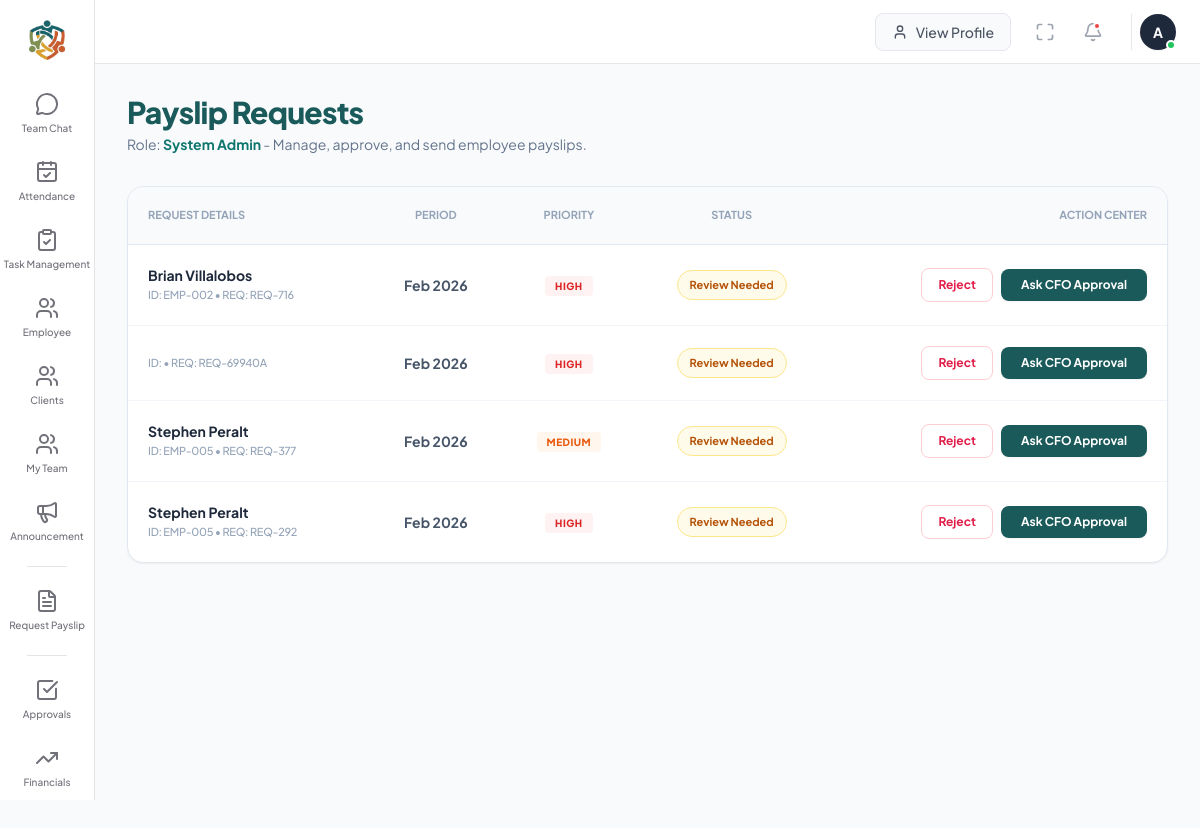
/Accounts/payslip_management.php (signed in), run on the app's committed database.
### tables this page shows
CREATE TABLE `payslip_requests` (
  `id` int(11) NOT NULL,
  `user_id` int(11) NOT NULL,
  `department` varchar(100) DEFAULT NULL,
  `request_id` varchar(20) NOT NULL,
  `requested_date` timestamp NULL DEFAULT current_timestamp(),
  `from_date` date NOT NULL,
  `to_date` date NOT NULL,
  `priority` enum('Low','Medium','High') DEFAULT 'Medium',
  `status` enum('Pending','Approved','Rejected') DEFAULT 'Pending',
  `accounts_reply` text DEFAULT '-',
  `note` text DEFAULT NULL
);

CREATE TABLE `users` (
  `id` int(11) NOT NULL,
  `name` varchar(100) DEFAULT NULL,
  `employee_id` varchar(20) DEFAULT NULL,
  `department` varchar(100) DEFAULT NULL,
  `username` varchar(100) NOT NULL,
  `email` varchar(255) DEFAULT NULL,
  `password` varchar(255) NOT NULL,
  `role` enum('System Admin','HR','Manager','Team Lead','Employee','Sales','Digital Marketing','IT Admin','IT Executive','HR Executive','CFO','Accounts') NOT NULL,
  `last_password_change` timestamp NULL DEFAULT NULL
);

### Accounts/payslip_management.php (the view, shortened to what this page needs)
<?php
$sql_requests = "SELECT p.*, u.name as emp_name, u.employee_id as emp_code FROM payslip_requests p
                 JOIN users u ON p.user_id = u.id
                 ORDER BY p.requested_date DESC";
$res_requests = mysqli_query($conn, $sql_requests);
?>
<!DOCTYPE html>
<html lang="en">
<head>
    <script src="https://cdn.tailwindcss.com"></script>
</head>
<body>
    <?php include '../sidebars.php'; ?>
    <?php include '../header.php'; ?>
    <main id="mainContent" class="p-8 min-h-screen">
        <div class="mb-8">
            <h1 class="text-3xl font-extrabold text-[#1b5a5a] tracking-tight">Payslip Requests</h1>
            <p class="text-sm text-slate-500 mt-1">Role: <strong class="text-teal-700"><?php echo $user_role; ?></strong> - Manage, approve, and send employee payslips.</p>
        </div>
        <div class="bg-white rounded-2xl border border-slate-200 shadow-sm overflow-hidden">
            <table class="w-full text-left">
                <thead class="bg-slate-50 text-[11px] uppercase text-slate-400 font-bold border-b border-slate-200">
                    <tr>
                        <th class="p-5">Request Details</th>
                        <th class="p-5 text-center">Period</th>
                        <th class="p-5 text-center">Priority</th>
                        <th class="p-5 text-center">Status</th>
                        <th class="p-5 text-right">Action Center</th>
                    </tr>
                </thead>
                <tbody class="text-sm divide-y divide-slate-100">
                    <?php if($res_requests && mysqli_num_rows($res_requests) > 0): while($row = mysqli_fetch_assoc($res_requests)): ?>
                    <tr class="table-row transition-colors">
                        <td class="p-5">
                            <div class="font-bold text-slate-800"><?php echo $row['emp_name']; ?></div>
                            <div class="text-[11px] font-medium uppercase tracking-tight text-slate-400">ID: <?php echo $row['emp_code']; ?> • Req: <?php echo $row['request_id']; ?></div>
                        </td>
                        <td class="p-5 text-center font-bold text-slate-600">
                            <?php echo date('M Y', strtotime($row['from_date'])); ?>
                        </td>
                        <td class="p-5 text-center">
                            <span class="px-2.5 py-1 rounded text-[10px] font-black uppercase tracking-wider <?php echo ($row['priority'] == 'High') ? 'bg-red-50 text-red-600' : 'bg-orange-50 text-orange-600'; ?>">
                                <?php echo $row['priority']; ?>
                            </span>
                        </td>
                        <td class="p-5 text-center">
                            <div class="flex justify-center">
                            <?php
                                $s = $row['status'];
                                if($s == 'Pending') echo '<span class="bg-amber-50 text-amber-700 border border-amber-200 px-3 py-1 rounded-full text-[11px] font-bold">Review Needed</span>';
                                elseif($s == 'Pending CFO Approval') echo '<span class="bg-sky-50 text-sky-700 border border-sky-200 px-3 py-1 rounded-full text-[11px] font-bold">Waiting on CFO</span>';
                                elseif($s == 'Approved') echo '<span class="bg-emerald-50 text-emerald-700 border border-emerald-200 px-3 py-1 rounded-full text-[11px] font-bold">Authorized (Ready)</span>';
                                elseif($s == 'Sent') echo '<span class="bg-purple-50 text-purple-700 border border-purple-200 px-3 py-1 rounded-full text-[11px] font-bold flex items-center gap-1"><i class="ph-bold ph-paper-plane-right"></i> Sent to Emp</span>';
                                else echo '<span class="bg-rose-50 text-rose-700 border border-rose-200 px-3 py-1 rounded-full text-[11px] font-bold">Declined</span>';
                            ?>
                            </div>
                        </td>
                        <td class="p-5 text-right">
                            <div class="flex justify-end gap-2 items-center">
                                <?php if ($user_role === 'CFO'): ?>
                                    <?php if($s == 'Pending CFO Approval'): ?>
                                        <a href="?action=reject_cfo&req_id=<?php echo $row['request_id']; ?>" class="bg-white border border-rose-200 text-rose-600 px-4 py-2 rounded-lg text-xs font-bold hover:bg-rose-50 transition">Reject</a>
                                        <a href="?action=approve_cfo&req_id=<?php echo $row['request_id']; ?>" class="bg-emerald-600 text-white px-5 py-2 rounded-lg text-xs font-bold hover:bg-emerald-700 shadow-sm transition">Approve</a>
                                    <?php endif; ?>
                                <?php else:  ?>
                                    <?php if($s == 'Pending'): ?>
                                        <a href="?action=reject_accounts&req_id=<?php echo $row['request_id']; ?>" class="bg-white border border-rose-200 text-rose-600 px-4 py-2 rounded-lg text-xs font-bold hover:bg-rose-50 transition">Reject</a>
                                        <a href="?action=ask_cfo&req_id=<?php echo $row['request_id']; ?>" class="bg-[#1b5a5a] text-white px-5 py-2 rounded-lg text-xs font-bold hover:bg-teal-900 shadow-sm transition">Ask CFO Approval</a>
                                    <?php endif; ?>
                                <?php endif; ?>
                            </div>
                        </td>
                    </tr>
                    <?php endwhile; else: ?>
                        <tr><td colspan='5' class='p-20 text-center text-slate-400 font-semibold italic'>No payslip requests found in the system.</td></tr>
                    <?php endif; ?>
                </tbody>
            </table>
        </div>
    </main>
</body>
</html>

### Accounts/payslip_management.php (style rules this page uses)
body { font-family: 'Plus Jakarta Sans', sans-serif; background-color: #f8fafc; color: #1e293b; }
#mainContent { margin-left: 95px; width: calc(100% - 95px); transition: 0.3s ease; padding-top: 10px; }

### sidebars.php (style rules this page uses)
:root { --primary-sidebar-width: 95px; --secondary-sidebar-width: 220px; --active-bg: #f4f4f5; --border-color: #e4e4e7; --text-muted: #71717a; }

### data on the page
payslip_requests: user.name "Brian Villalobos", user.employee_id "EMP-002", request "REQ-716", from_date "Feb 2026", priority "HIGH", status "Review Needed"
payslip_requests: request "REQ-69940A", from_date "Feb 2026", priority "HIGH", status "Review Needed"
payslip_requests: user.name "Stephen Peralt", user.employee_id "EMP-005", request "REQ-377", from_date "Feb 2026", priority "MEDIUM", status "Review Needed"
payslip_requests: user.name "Stephen Peralt", user.employee_id "EMP-005", request "REQ-292", from_date "Feb 2026", priority "HIGH", status "Review Needed"

### other printed values
$item['name'] "Team Chat"
$item['name'] "Attendance"
$item['name'] "Task Management"
$item['name'] "Employee"
$item['name'] "Clients"
$item['name'] "My Team"
$item['name'] "Announcement"
$item['name'] "Request Payslip"
$item['name'] "Approvals"
$item['name'] "Financials"
substr($display_name, 0, 1) "A"
$user_role "System Admin"
